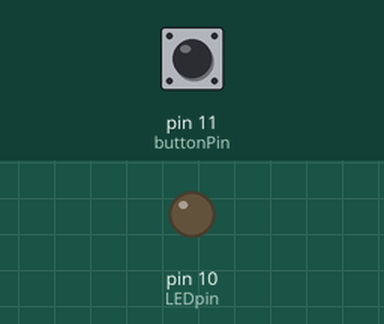
Recording of a sketch running on a simulated Arduino Uno, built with avr-gcc and run on an emulated ATmega328P. Shown: output pins drawn as LEDs (lit = HIGH). The test bench sets the inputs (shaded band); at power-on: pin 11 (buttonPin) HIGH.

Above: at 1.2 s.
1.3 s: pin 11 (buttonPin) pulled LOW for 0.15 s
At 1.7 s:
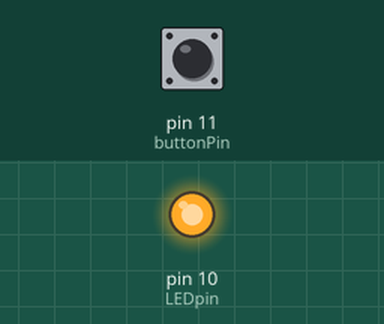
2.9 s: pin 11 (buttonPin) pulled LOW for 1 s
At 4.1 s:
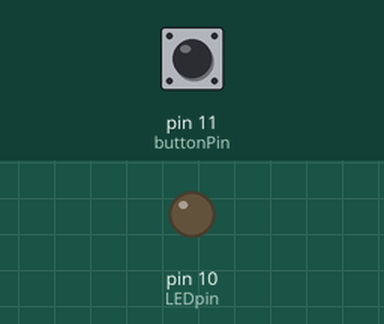
5.4 s: pin 11 (buttonPin) pulled LOW for 3.2 s
At 6.2 s:
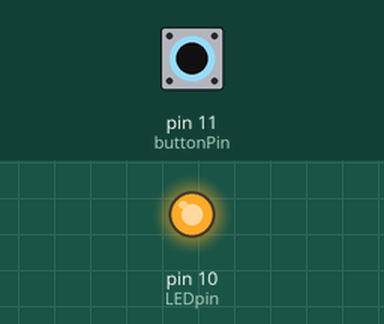
Timing chart, 0 to 8.4 s (numbered marks = the images above; inputs shaded):
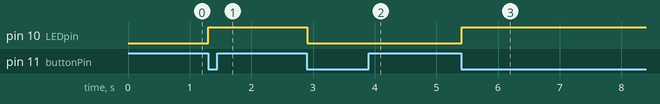

The sketch:

LightSwitch_D.ino
```cpp
int LEDpin = 10;
int buttonPin = 11;
bool LEDstate;
bool lastButtonState;

void setup() {
  pinMode(buttonPin, INPUT);
  pinMode(LEDpin, OUTPUT);
}

void loop() {

  bool buttonState = digitalRead(buttonPin);
  if (buttonState != lastButtonState && buttonState == false) {
     LEDstate = !LEDstate;
     }
  digitalWrite(LEDpin, LEDstate);
  lastButtonState = buttonState;
  delay(10);

}
```

Measured:
- after the input at 1.3 s, pin 10 (LEDpin): LOW → HIGH at once
- after the input at 2.9 s, pin 10 (LEDpin): HIGH → LOW at once
- after the input at 5.4 s, pin 10 (LEDpin): LOW → HIGH at once
